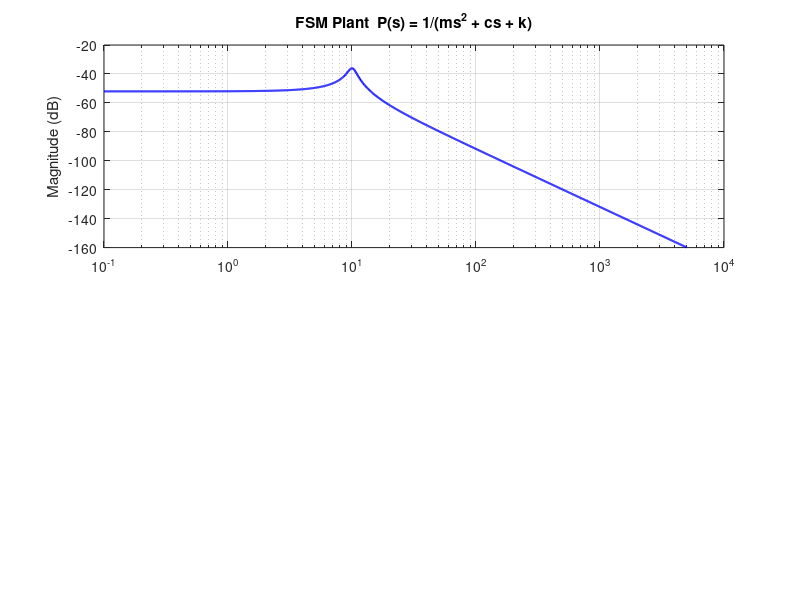

The MATLAB script that drew this image: (Note: this script raises an error after producing the figure.)
%% FULL POINTING-JITTER / NORMALIZED-POWER SIMULATION
% This script implements the complete chain:
% 1) FSM plant P(s) = 1 / (m s^2 + c s + k)
% 2) PID-like controller C(s)
% 3) Random disturbance generation in x and y
% 4) Residual disturbance through sensitivity S = 1/(1+PC)
% 5) Gaussian beam mapping to normalized power I(t)
%
% It produces:
% - open-loop disturbance signals x_d(t), y_d(t)
% - residual closed-loop disturbance x_r(t), y_r(t)
% - normalized received power traces I_open(t), I_closed(t)

clear; clc; close all;

% ------------------------------------------------------------------------
% 1) PARAMETERS
% -------------------------------------------------------------------------

% Mechanical FSM / mass-spring-damper parameters
m = 0.1;        % kg
c = 1.0;        % Ns/m
k = 400.0;      % N/m

% Controller design target
fc = 500;               % target crossover frequency [Hz]
wc = 2*pi*fc;           % rad/s

% Controller shaping parameters
wd  = 9;                % derivative-shaping factor
wi  = 10;               % integral-shaping factor
wis = 1;                % leaky integrator pole factor

% Disturbance parameters
f_bw = 400;             % disturbance bandwidth [Hz]
sigma_dist = 10e-6;     % target std of disturbance [rad] = 10 urad

% Optical beam parameters
w_beam = 5e-5;          % beam width parameter [rad]
x_se = 0;               % static x bias / boresight error [rad]
y_se = 0;               % static y bias / boresight error [rad]

% TODO: Play with systematic error
% TODO: Smaller angular divergence

% Simulation settings
fs = 10*fc;             % simulation sample frequency [Hz]
dt = 1/fs;
Tsim = 50.0;             % seconds
t = (0:dt:Tsim).';      % column vector time axis
N = numel(t);

rng(1);                 % reproducible random signals

% ------------------------------------------------------------------------
% 2) BUILD THE FSM PLANT P(s)
% -------------------------------------------------------------------------
% Plant: P(s) = x(s)/F(s) = 1 / (m s^2 + c s + k)

s = tf('s');
P_fsm = 1 / (m*s^2 + c*s + k);

% ------------------------------------------------------------------------
% 3) BUILD THE CONTROLLER C(s)
% -------------------------------------------------------------------------
%C(s) = Kp + Ki/(s + 1/taui) + Kd*s/(Kt*s + 1)

Kp   = m*wc^2 / sqrt(wd);
Kd   = Kp*sqrt(wd) / wc;
Kt   = 1 / (sqrt(wd)*wc);
Ki   = Kp*(wc/wi);
taui = 1 / (wis*2*pi); % Integral filterting

C = (Kp + Ki*tf(1,[1 1/taui])) + Kd*tf([1 0],[Kt 1]);

% ------------------------------------------------------------------------
% 4) OPEN-LOOP AND SENSITIVITY. minimal realization finds & removes cancelling pole-zero pairs
% -------------------------------------------------------------------------
L = minreal(C * P_fsm);       % open-loop transfer function L = P*C
S = minreal(1 / (1 + L));     % sensitivity:               S = 1/(1+L)
T = minreal(L / (1 + L));     % complementary sensitivity: T = L/(1+L)

% ------------------------------------------------------------------------
% 5) GENERATE RANDOM DISTURBANCE SOURCES
% -------------------------------------------------------------------------
nx = randn(N,1);
ny = randn(N,1);

% ------------------------------------------------------------------------
% 6) SHAPE THE DISTURBANCES WITH A 2nd-ORDER FILTER
% -------------------------------------------------------------------------
[numF, denF] = butter(2, 2*pi*f_bw, 'low', 's');
P_noise = tf(numF, denF);

xd_raw = lsim(P_noise, nx, t);% Convolution
yd_raw = lsim(P_noise, ny, t);

% Normalize to the desired standard deviation = 10 urad (sigma_dist). Standar dev scales
% linearly 
xd = xd_raw * sigma_dist / std(xd_raw);
yd = yd_raw * sigma_dist / std(yd_raw);

% ------------------------------------------------------------------------
% 7) APPLY CLOSED-LOOP DISTURBANCE REJECTION
% -------------------------------------------------------------------------
xr = lsim(S, xd, t);
yr = lsim(S, yd, t);

sigma_pj = mean([std(xr), std(yr)]);  % average over x and y

% ------------------------------------------------------------------------
% 8) COMPUTE NORMALIZED RECEIVED POWER
% -------------------------------------------------------------------------
I_open   = exp(-2 * ((xd + x_se).^2 + (yd + y_se).^2) / w_beam^2);
I_closed = exp(-2 * ((xr + x_se).^2 + (yr + y_se).^2) / w_beam^2);



% ------------------------------------------------------------------------
% 9) PRINT USEFUL STATISTICS
% -------------------------------------------------------------------------
fprintf('--- Disturbance statistics ---\n');
fprintf('std(xd)  = %.3f urad\n', std(xd)*1e6);
fprintf('std(yd)  = %.3f urad\n', std(yd)*1e6);
fprintf('std(xr)  = %.3f urad\n', std(xr)*1e6);
fprintf('std(yr)  = %.3f urad\n', std(yr)*1e6);

fprintf('\n--- Power statistics ---\n');
fprintf('mean(I_open)   = %.4f\n', mean(I_open));
fprintf('mean(I_closed) = %.4f\n', mean(I_closed));
fprintf('min(I_open)    = %.4f\n', min(I_open));
fprintf('min(I_closed)  = %.4f\n', min(I_closed));

% ========================================================================
% 10) PLOTS
% ========================================================================

% Shared frequency vector for all Bode-style plots
% Range: 0.1 Hz to 10x crossover frequency
f_vec = logspace(-1, log10(10*fc), 1000);   % Hz
w_vec = 2*pi*f_vec;                          % rad/s

% Helper: evaluate a tf and return magnitude in dB and phase in degrees
%   mag_db, phase_deg are column vectors matching f_vec
eval_tf = @(G) deal( ...
    20*log10(squeeze(abs(freqresp(G, w_vec)))), ...
    rad2deg(squeeze(angle(freqresp(G, w_vec)))) );

% -----------------------------------------------------------------------
% PLOT A: FSM Plant P(s)
% -----------------------------------------------------------------------
[P_mag, P_pha] = eval_tf(P_fsm);

figure('Name','Plant P(s)');
subplot(2,1,1);
semilogx(f_vec, P_mag, 'b', 'LineWidth', 1.5);
grid on;
ylabel('Magnitude (dB)');
title('FSM Plant  P(s) = 1/(ms^2 + cs + k)');
yline(0, 'k--', '0 dB', 'LabelHorizontalAlignment','left');

subplot(2,1,2);
semilogx(f_vec, P_pha, 'b', 'LineWidth', 1.5);
grid on;
xlabel('Frequency (Hz)');
ylabel('Phase (deg)');
ylim([-200 10]);
yticks([-180 -135 -90 -45 0]);

% -----------------------------------------------------------------------
% PLOT B: Open-Loop L(s) = P(s)*C(s)
%   Key property: |L(fc)| = 1  <=>  0 dB at crossover frequency fc
% -----------------------------------------------------------------------
[L_mag, L_pha] = eval_tf(L);

%Verify crossover numerically
[~, PM, ~, Wcp] = margin(L);
fc_actual = Wcp / (2*pi);
fprintf('\n--- Loop verification ---\n');
fprintf('Designed crossover: fc = %d Hz\n', fc);
fprintf('Actual  crossover: fc = %.1f Hz  (where |L|=1, i.e. 0 dB)\n', fc_actual);
fprintf('Phase margin: %.1f deg\n', PM);

figure('Name','Open-Loop L(s) = P(s)*C(s)');
subplot(2,1,1);
semilogx(f_vec, L_mag, 'b', 'LineWidth', 1.5);
hold on;
% Mark the 0 dB line — this is where the crossover happens
yline(0, 'k--', 'LineWidth', 1.2);
% Mark the actual crossover frequency with a vertical line
xline(fc_actual, 'r--', sprintf('f_c = %.0f Hz', fc_actual), ...
      'LineWidth', 1.2, 'LabelVerticalAlignment','bottom');
grid on;
ylabel('Magnitude (dB)');
title('Open-Loop  L(s) = P(s) \cdot C(s)');
legend('|L(j\omega)|', '0 dB (crossover line)', ...
       sprintf('Crossover f_c = %.0f Hz', fc_actual), ...
       'Location','southwest');

subplot(2,1,2);
semilogx(f_vec, L_pha, 'b', 'LineWidth', 1.5);
hold on;
yline(-180, 'k--', '-180 deg', 'LabelHorizontalAlignment','left');
xline(fc_actual, 'r--', 'LineWidth', 1.2);
grid on;
xlabel('Frequency (Hz)');
ylabel('Phase (deg)');
ylim([-270 10]);
yticks([-270 -180 -135 -90 -45 0]);

% -----------------------------------------------------------------------
% PLOT C: Sensitivity S(s) and Complementary Sensitivity T(s)
%   S + T = 1  (always true — they are complementary)
%   S small → disturbances rejected  (inside bandwidth)
%   T large → reference tracked well (inside bandwidth)
% -----------------------------------------------------------------------
[S_mag, S_pha] = eval_tf(S);
[T_mag, T_pha] = eval_tf(T);

figure('Name','S(s) and T(s)');
subplot(2,1,1);
semilogx(f_vec, S_mag, 'b',  'LineWidth', 1.5); hold on;
semilogx(f_vec, T_mag, 'r',  'LineWidth', 1.5);
yline(0,  'k--', '0 dB',  'LabelHorizontalAlignment','left');
xline(fc_actual, 'k:', sprintf('f_c = %.0f Hz', fc_actual), ...
      'LineWidth', 1.0, 'LabelVerticalAlignment','bottom');
grid on;
ylabel('Magnitude (dB)');
title('Sensitivity S(s) and Complementary Sensitivity T(s)');
legend('S = 1/(1+L)  [disturbance rejection]', ...
       'T = L/(1+L)  [reference tracking]', ...
       '0 dB', 'Crossover f_c', ...
       'Location','east');
% Annotation: S small = good rejection, T~1 = good tracking
text(0.15, 0.15, ...
    {'S \approx 0: disturbance rejected'; 'T \approx 1: reference tracked'}, ...
    'Units','normalized','FontSize',8,'Color',[0 0.5 0]);
text(0.65, 0.45, ...
    {'S \approx 1: disturbance'; 'passes through'}, ...
    'Units','normalized','FontSize',8,'Color',[0.7 0 0]);

subplot(2,1,2);
semilogx(f_vec, S_pha, 'b', 'LineWidth', 1.5); hold on;
semilogx(f_vec, T_pha, 'r', 'LineWidth', 1.5);
xline(fc_actual, 'k:', 'LineWidth', 1.0);
grid on;
xlabel('Frequency (Hz)');
ylabel('Phase (deg)');
legend('Phase of S', 'Phase of T', 'Location','best');



% ------------------------------------------------------------------------
%  COMPUTE COMPLEMENTARY SENSITIVITY BANDWIDTH
% -------------------------------------------------------------------------

% Complementary sensitivity bandwidth:
% frequency where |T(jw)| = 1 (0 dB)
idx_bw = find(T_mag(1:end-1) >= 0 & T_mag(2:end) <= 0, 1, 'first');

if ~isempty(idx_bw)
    % Log-frequency interpolation for a smoother estimate
    f1 = f_vec(idx_bw);
    f2 = f_vec(idx_bw+1);
    m1 = T_mag(idx_bw);
    m2 = T_mag(idx_bw+1);

    logf_bw = interp1([m1 m2], log10([f1 f2]), 0);
    fT_bw = 10^logf_bw;
else
    fT_bw = NaN;
end

fprintf('Complementary sensitivity bandwidth: %.2f Hz\n', fT_bw);

figure('Name','S(s) and T(s) with T-bandwidth');
subplot(2,1,1);
semilogx(f_vec, S_mag, 'b', 'LineWidth', 1.5); hold on;
semilogx(f_vec, T_mag, 'r', 'LineWidth', 1.5);
yline(0, 'k--', '0 dB', 'LabelHorizontalAlignment','left');

if ~isnan(fT_bw)
    xline(fT_bw, 'r--', sprintf('f_{bw,T} = %.1f Hz', fT_bw), ...
        'LineWidth', 1.2, 'LabelVerticalAlignment','bottom');
end

grid on;
ylabel('Magnitude (dB)');
title('Sensitivity S(s) and Complementary Sensitivity T(s)');
legend('S = 1/(1+L)', 'T = L/(1+L)', '0 dB', ...
    sprintf('T bandwidth = %.1f Hz', fT_bw), ...
    'Location','east');

subplot(2,1,2);
semilogx(f_vec, S_pha, 'b', 'LineWidth', 1.5); hold on;
semilogx(f_vec, T_pha, 'r', 'LineWidth', 1.5);

if ~isnan(fT_bw)
    xline(fT_bw, 'r--', 'LineWidth', 1.2);
end

grid on;
xlabel('Frequency (Hz)');
ylabel('Phase (deg)');
legend('Phase of S', 'Phase of T', 'Location','best');










% -----------------------------------------------------------------------
% PLOT D: Disturbances before and after control
% -----------------------------------------------------------------------
figure('Name','Disturbances: open vs closed loop');
subplot(2,1,1);
plot(t, xd*1e6, 'r', 'LineWidth', 0.8); hold on;
plot(t, xr*1e6, 'b', 'LineWidth', 0.8);
grid on;
ylabel('x (\murad)');
title('X disturbance: open-loop vs closed-loop');
legend(sprintf('Open-loop  std = %.2f \\murad', std(xd)*1e6), ...
       sprintf('Closed-loop std = %.3f \\murad', std(xr)*1e6));

subplot(2,1,2);
plot(t, yd*1e6, 'r', 'LineWidth', 0.8); hold on;
plot(t, yr*1e6, 'b', 'LineWidth', 0.8);
grid on;
xlabel('Time (s)');
ylabel('y (\murad)');
title('Y disturbance: open-loop vs closed-loop');
legend('Open-loop', 'Closed-loop');

% -----------------------------------------------------------------------
% PLOT E: Normalized received power
% -----------------------------------------------------------------------
figure('Name','Normalized received power');
plot(t, I_open,   'r', 'LineWidth', 0.8); hold on;
plot(t, I_closed, 'b', 'LineWidth', 0.8);
grid on;
xlabel('Time (s)');
ylabel('Normalized power  I(t)');
title('Normalized received power: open-loop vs closed-loop');
legend(sprintf('Open-loop   mean = %.3f', mean(I_open)), ...
       sprintf('Closed-loop mean = %.4f', mean(I_closed)), ...
       'Location','best');
ylim([0 1.05]);

% -----------------------------------------------------------------------
% PLOT F: Power distributions
% -----------------------------------------------------------------------
figure('Name','Distribution of normalized power');
histogram(I_open,   80, 'Normalization','pdf', ...
          'FaceColor','r', 'FaceAlpha',0.5); hold on;
histogram(I_closed, 80, 'Normalization','pdf', ...
          'FaceColor','b', 'FaceAlpha',0.5);
grid on;
xlabel('Normalized power  I');
ylabel('PDF estimate');
title('Distribution of normalized power');
legend('Open-loop', 'Closed-loop');

% -----------------------------------------------------------------------
% PLOT G: Beta distribution vs empirical p(I)
% -----------------------------------------------------------------------

% Theoretical PDF
w = w_beam;
beta_param = w^2 / (4 * sigma_pj^2);
I_axis = linspace(0, 1, 200);
p_theory = beta_param * I_axis.^(beta_param - 1);

% Compare with empirical histogram
figure;
histogram(I_closed, 80, 'Normalization', 'pdf', ...
          'FaceColor', 'b', 'FaceAlpha', 0.4);
hold on;
plot(I_axis, p_theory, 'r-', 'LineWidth', 2);
xlabel('Normalized intensity I');
ylabel('PDF');
legend('Empirical (simulation)', 'Beta distribution (theory)');
title(sprintf('\\beta = %.2f', beta_param));




% -----------------------------------------------------------------------
% PLOT H: Outage probability
% -----------------------------------------------------------------------
I_thresh = 0.5;  % example threshold
%fraction of elements that satisfy I_closed < I_thresh:
P_outage_closed = mean(I_closed < I_thresh);  
P_outage_open   = mean(I_open   < I_thresh);

fprintf('Outage open-loop:   %.4f\n', P_outage_open);
fprintf('Outage closed-loop: %.4f\n', P_outage_closed);
